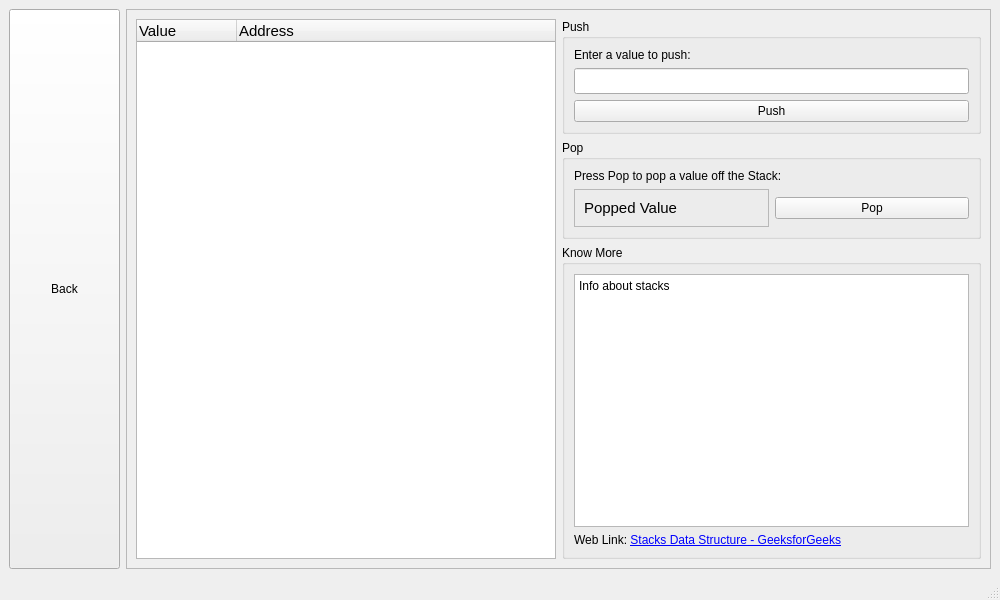
<?xml version="1.0" encoding="UTF-8"?>
<ui version="4.0">
 <class>StackWindow</class>
 <widget class="QMainWindow" name="StackWindow">
  <property name="geometry">
   <rect>
    <x>0</x>
    <y>0</y>
    <width>1000</width>
    <height>600</height>
   </rect>
  </property>
  <property name="acceptDrops">
   <bool>true</bool>
  </property>
  <property name="windowTitle">
   <string>Stack - DSGUI</string>
  </property>
  <widget class="QWidget" name="centralwidget">
   <layout class="QHBoxLayout" name="horizontalLayout">
    <item>
     <layout class="QVBoxLayout" name="buttonList" stretch="0">
      <property name="sizeConstraint">
       <enum>QLayout::SetMaximumSize</enum>
      </property>
      <item>
       <widget class="QPushButton" name="ll_pbut">
        <property name="sizePolicy">
         <sizepolicy hsizetype="Minimum" vsizetype="MinimumExpanding">
          <horstretch>0</horstretch>
          <verstretch>0</verstretch>
         </sizepolicy>
        </property>
        <property name="minimumSize">
         <size>
          <width>111</width>
          <height>0</height>
         </size>
        </property>
        <property name="text">
         <string>Back</string>
        </property>
       </widget>
      </item>
     </layout>
    </item>
    <item>
     <widget class="QFrame" name="frame">
      <property name="sizePolicy">
       <sizepolicy hsizetype="MinimumExpanding" vsizetype="Preferred">
        <horstretch>0</horstretch>
        <verstretch>0</verstretch>
       </sizepolicy>
      </property>
      <property name="frameShape">
       <enum>QFrame::StyledPanel</enum>
      </property>
      <property name="frameShadow">
       <enum>QFrame::Raised</enum>
      </property>
      <layout class="QHBoxLayout" name="horizontalLayout_4">
       <item>
        <widget class="QTreeWidget" name="treeWidget">
         <property name="font">
          <font>
           <pointsize>11</pointsize>
           <bold>false</bold>
          </font>
         </property>
         <column>
          <property name="text">
           <string>Value</string>
          </property>
         </column>
         <column>
          <property name="text">
           <string>Address</string>
          </property>
         </column>
        </widget>
       </item>
       <item>
        <layout class="QVBoxLayout" name="verticalLayout_4">
         <item>
          <widget class="QGroupBox" name="groupBox">
           <property name="title">
            <string>Push</string>
           </property>
           <layout class="QVBoxLayout" name="verticalLayout_3">
            <item>
             <widget class="QLabel" name="label">
              <property name="text">
               <string>Enter a value to push:</string>
              </property>
             </widget>
            </item>
            <item>
             <widget class="QLineEdit" name="lineEdit">
              <property name="sizePolicy">
               <sizepolicy hsizetype="Expanding" vsizetype="Minimum">
                <horstretch>0</horstretch>
                <verstretch>0</verstretch>
               </sizepolicy>
              </property>
              <property name="font">
               <font>
                <pointsize>11</pointsize>
               </font>
              </property>
             </widget>
            </item>
            <item>
             <widget class="QPushButton" name="pushButton">
              <property name="text">
               <string>Push</string>
              </property>
             </widget>
            </item>
           </layout>
          </widget>
         </item>
         <item>
          <widget class="QGroupBox" name="groupBox_2">
           <property name="title">
            <string>Pop</string>
           </property>
           <layout class="QVBoxLayout" name="verticalLayout_2">
            <item>
             <widget class="QLabel" name="label_2">
              <property name="text">
               <string>Press Pop to pop a value off the Stack:</string>
              </property>
             </widget>
            </item>
            <item>
             <layout class="QHBoxLayout" name="horizontalLayout_3">
              <item>
               <widget class="QFrame" name="frame_2">
                <property name="frameShape">
                 <enum>QFrame::StyledPanel</enum>
                </property>
                <property name="frameShadow">
                 <enum>QFrame::Raised</enum>
                </property>
                <layout class="QHBoxLayout" name="horizontalLayout_2">
                 <item>
                  <widget class="QLabel" name="label_3">
                   <property name="font">
                    <font>
                     <pointsize>11</pointsize>
                    </font>
                   </property>
                   <property name="text">
                    <string>Popped Value</string>
                   </property>
                  </widget>
                 </item>
                </layout>
               </widget>
              </item>
              <item>
               <widget class="QPushButton" name="pushButton_2">
                <property name="text">
                 <string>Pop</string>
                </property>
               </widget>
              </item>
             </layout>
            </item>
           </layout>
          </widget>
         </item>
         <item>
          <widget class="QGroupBox" name="groupBox_3">
           <property name="title">
            <string>Know More</string>
           </property>
           <layout class="QVBoxLayout" name="verticalLayout">
            <item>
             <widget class="QTextBrowser" name="textBrowser">
              <property name="html">
               <string>&lt;!DOCTYPE HTML PUBLIC &quot;-//W3C//DTD HTML 4.0//EN&quot; &quot;http://www.w3.org/TR/REC-html40/strict.dtd&quot;&gt;
&lt;html&gt;&lt;head&gt;&lt;meta name=&quot;qrichtext&quot; content=&quot;1&quot; /&gt;&lt;meta charset=&quot;utf-8&quot; /&gt;&lt;style type=&quot;text/css&quot;&gt;
p, li { white-space: pre-wrap; }
&lt;/style&gt;&lt;/head&gt;&lt;body style=&quot; font-family:'Segoe UI'; font-size:9pt; font-weight:400; font-style:normal;&quot;&gt;
&lt;p style=&quot; margin-top:0px; margin-bottom:0px; margin-left:0px; margin-right:0px; -qt-block-indent:0; text-indent:0px;&quot;&gt;Info about stacks&lt;/p&gt;&lt;/body&gt;&lt;/html&gt;</string>
              </property>
             </widget>
            </item>
            <item>
             <widget class="QLabel" name="label_8">
              <property name="text">
               <string>Web Link: &lt;a href=&quot;https://www.geeksforgeeks.org/stack-data-structure/&quot;&gt;Stacks Data Structure - GeeksforGeeks&lt;/a&gt;</string>
              </property>
              <property name="openExternalLinks">
               <bool>true</bool>
              </property>
             </widget>
            </item>
           </layout>
          </widget>
         </item>
        </layout>
       </item>
      </layout>
     </widget>
    </item>
   </layout>
  </widget>
  <widget class="QMenuBar" name="menubar">
   <property name="geometry">
    <rect>
     <x>0</x>
     <y>0</y>
     <width>1000</width>
     <height>27</height>
    </rect>
   </property>
  </widget>
  <widget class="QStatusBar" name="statusbar"/>
 </widget>
 <resources/>
 <connections/>
</ui>
